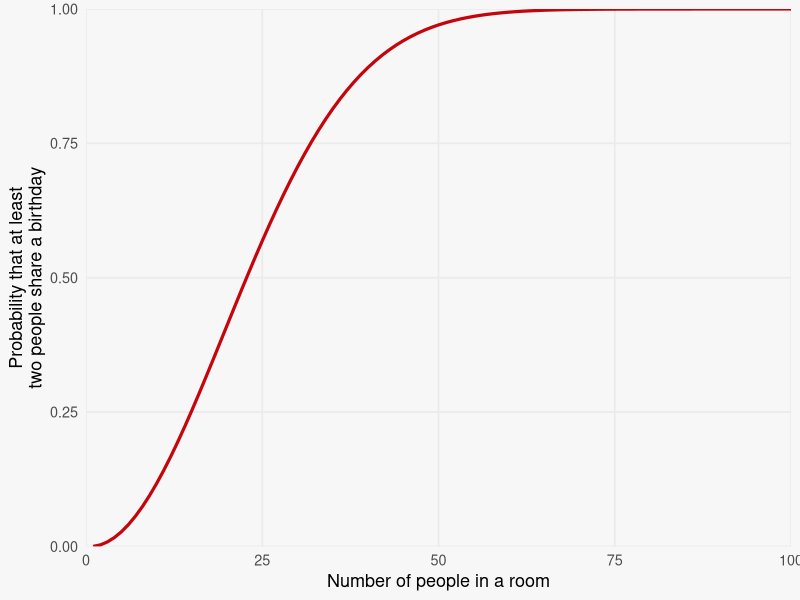

Generate this figure with R:
## ---- chunk 1
#| echo: false
#| fig-width: 8
#| fig-height: 3.1
#| fig-align: center

library(ggplot2)

k <- 1:100
p <- sapply(k, function(n) 1 - prod((365 - seq_len(n) + 1) / 365))

ggplot(data.frame(k = k, p = p), aes(k, p)) +
  geom_line(linewidth = 1.1, colour = "#c5050c") +
  scale_x_continuous(limits = c(0, 100), expand = c(0, 0)) +
  scale_y_continuous(limits = c(0, 1), expand = c(0, 0)) +
  labs(x = "Number of people in a room",
       y = "Probability that at least\ntwo people share a birthday") +
  theme_minimal(base_size = 13) +
  theme(panel.grid.minor = element_blank(),
        plot.background = element_rect(fill = "#F7F7F7", colour = NA),
        panel.background = element_rect(fill = "#F7F7F7", colour = NA))
